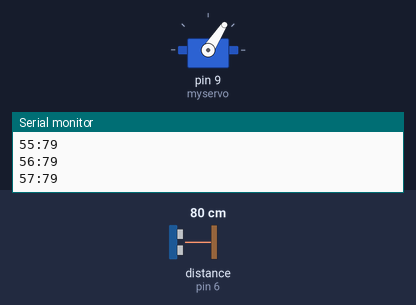
Bench run of a sketch on a simulated Arduino Uno, built with avr-gcc and run on an emulated ATmega328P. Shown: servo, the last lines printed to the serial monitor. Wiring (inferred from the names in the program): ultrasonic range finder: trigger pin 5; echo pin 6. Inputs (shaded band) come from the test bench; at power-on: distance to the obstacle (sensor on pin 6) 80 cm. The echo pulse lasts 58.3 µs per cm.

Above: at 1.2 s.
1.3 s: distance to the obstacle (sensor on pin 6) set to 35 cm
At 2.3 s:
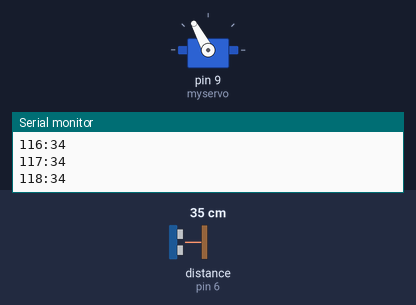
4.3 s: distance to the obstacle (sensor on pin 6) set to 250 cm
7.3 s: distance to the obstacle (sensor on pin 6) set to 2 cm
At 8.4 s:
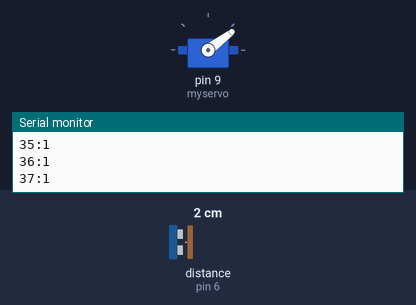
10.3 s: distance to the obstacle (sensor on pin 6) set to 9 cm
At 11.0 s:
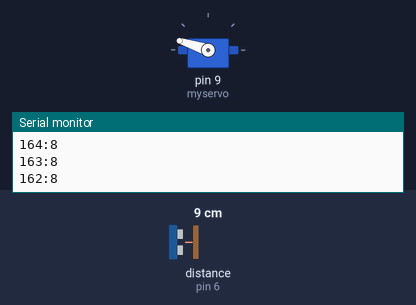
Timing chart, 0 to 14.3 s (numbered marks = the images above; inputs shaded):
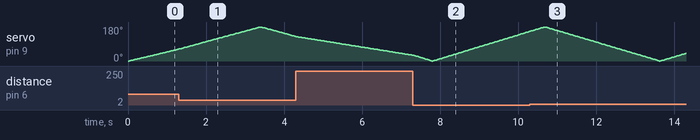

The sketch:

Radar.ino
```cpp
#include <Servo.h>
Servo myservo;
const int Signal = 5;
const int Echo = 6;
int pos = 0;
long echotime;
int distance;
float speedOfSound = 0.0343; // cm/µs
String data;

void setup() {
  myservo.attach(9);
  pinMode(Signal, OUTPUT);
  pinMode(Echo, INPUT);
  Serial.begin(9600);
}

void loop() {
  for (pos = 0; pos <= 180; pos += 1) {
    myservo.write(pos);
    delay(15);
    data = pos;
    data += ":";
    data += readDistance();
    Serial.println(data);
  }
  for (pos = 180; pos >= 0; pos -= 1) {
    myservo.write(pos);
    delay(15);
    data = pos;
    data += ":";
    data += readDistance();
    Serial.println(data);
  }
}

int readDistance() {
  digitalWrite(Signal, LOW);
  delayMicroseconds(5);
  digitalWrite(Signal, HIGH);
  delayMicroseconds(10);
  digitalWrite(Signal, LOW);
  echotime = pulseIn(Echo, HIGH);
  distance = echotime * speedOfSound / 2;
  return (distance);
}
```
